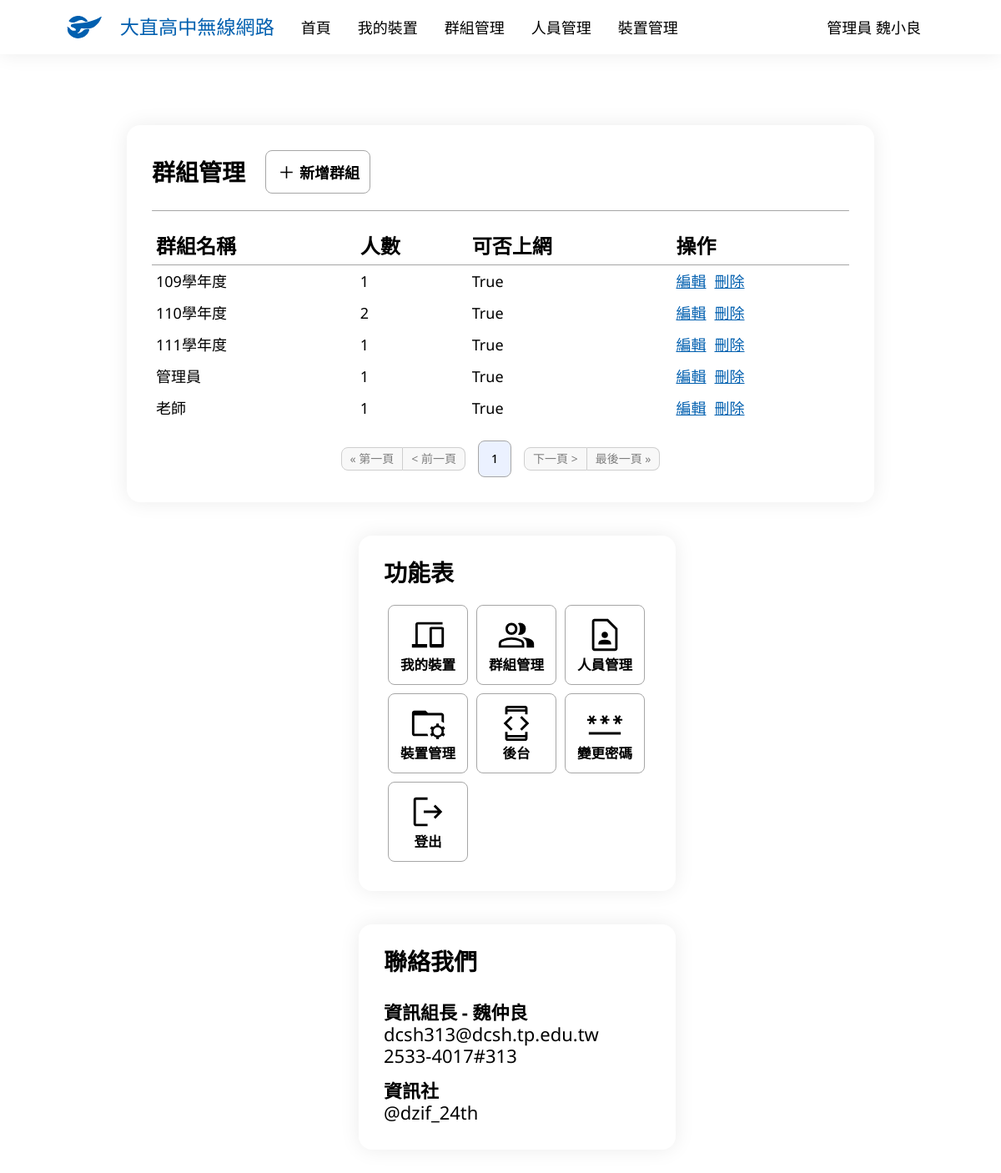
The page /group/ (signed in) on the database as committed earlier.
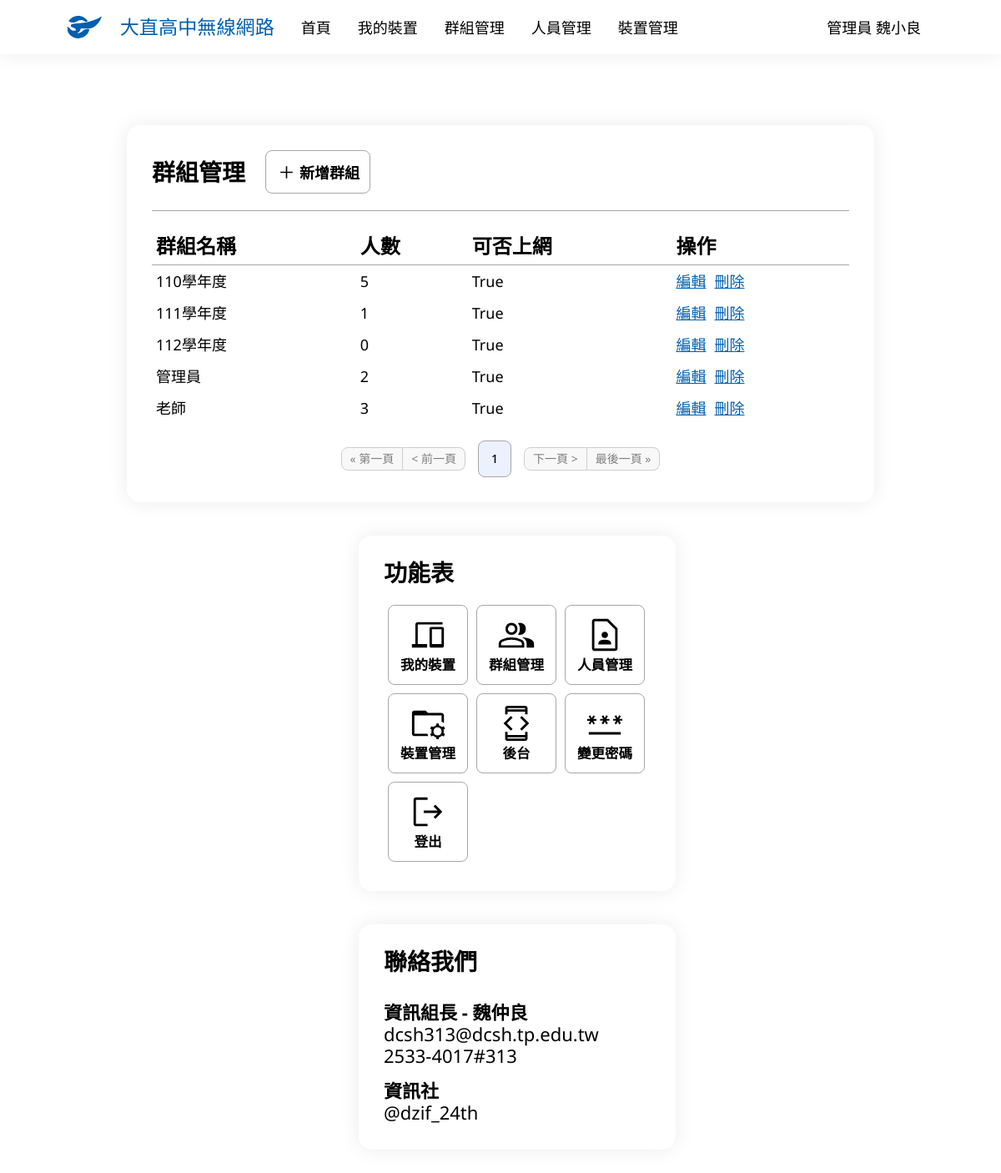
The same page on the database as committed later.
### main/models.py (models this page shows, shortened)
class Group(models.Model):
    Name = models.CharField('群組名稱', max_length=100)
    UserData = models.ManyToManyField(UserInfo, verbose_name="身分")
    Internet = models.BooleanField('可否上網', default=True)
    Note = models.TextField('備註', blank=True, null=True)

### main/views.py (the view)
# urls.py: path('group/', GroupManaging.as_view(), name='group_managing'),
class GroupManaging(PermissionRequiredMixin, LoginRequiredMixin, ListView):
    model = Group
    ordering = ['Name']
    paginate_by = 20
    permission_required = ['main.can_assess', 'main.admin']
    def get_context_data(self, **kwargs):
        context = super().get_context_data(**kwargs)
        if self.request.user.is_authenticated:
            context['now_user'] = UserInfo.objects.get(UserData=self.request.user)
        else:
            context['now_user'] = ''
        return context
    context_object_name = 'groups'
    template_name = 'group_managing.html'

### main/models.py (called while the page is built)
    def __str__(self):
        if self.UserType == 0:
            return f'管理員 {self.Name}'
        elif self.UserType == 1:
            return f'教師 {self.Name}'
        else:
            return f'{self.Grade}{self.Class:02d}{self.SeatNumber:02d} {self.Name}'

### templates/group_managing.html (shortened to what the changed rows need)
{% extends 'base.html' %}
{% block body %}
<div class="container">
    <table>
        <tr>
            <th>群組名稱</th>
            <th>人數</th>
            <th>可否上網</th>
            <th>操作</th>
        </tr>
        {% for group in groups %}
            <tr>
                <td>
                    {{ group.Name }}
                </td>
                <td>
                    {{ group.UserData.all.count }}
                </td>
                <td>
                    {{ group.Internet }}
                </td>
                <td class="function">
                    <a href="{% url 'group_edit' group.id %}">
                        <p class="movement">編輯</p>
                    </a>
                    <a href="{% url 'group_delete' group.id %}">
                        <p class="movement">刪除</p>
                    </a>
                </td>
            </tr>
        {% endfor %}
    </table>
    <div class="pagination">
        {% if 0 < page_obj.number|add:"-2"%}
            {% if page_obj.number|add:"3" <= page_obj.paginator.num_pages %}
                {% for page_cnt in page_obj.paginator %}
                    {% if page_obj.number|add:"-2" <= forloop.counter and forloop.counter < page_obj.number|add:"3" %}
                        {% if page_obj.number == forloop.counter %}
                            <a class="page now" href="?page={{forloop.counter}}">
                                <p>{{ forloop.counter }}</p>
                            </a>
                        {% else %}
                            <a class="page" href="?page={{forloop.counter}}">
                                <p>{{ forloop.counter }}</p>
                            </a>
                        {% endif %}
                    {% endif %}
                {% endfor %}
            {% else %}
                {% for page_cnt in page_obj.paginator %}
                    {% if page_obj.paginator.num_pages|add:"-5" < forloop.counter and forloop.counter <= page_obj.paginator.num_pages %}
                        {% if page_obj.number == forloop.counter %}
                            <a class="page now" href="?page={{forloop.counter}}">
                                <p>{{ forloop.counter }}</p>
                            </a>
                        {% else %}
                            <a class="page" href="?page={{forloop.counter}}">
                                <p>{{ forloop.counter }}</p>
                            </a>
                        {% endif %}
                    {% endif %}
                {% endfor %}
            {% endif %}
        {% else %}
            {% for page_cnt in page_obj.paginator %}
                {% if forloop.counter <= 5 %}
                    {% if page_obj.number == forloop.counter %}
                        <a class="page now" href="?page={{forloop.counter}}">
                            <p>{{ forloop.counter }}</p>
                        </a>
                    {% else %}
                        <a class="page" href="?page={{forloop.counter}}">
                            <p>{{ forloop.counter }}</p>
                        </a>
                    {% endif %}
                {% endif %}
            {% endfor %}
        {% endif %}
    </div>
</div>
{% endblock body %}

Rows that differ between the two databases and show on the page:
removed Group: Name "109學年度", UserData.all.count "1", Internet "True"
computed for Group "110學年度": UserData.all.count "2" → "5"
added Group: Name "112學年度", UserData.all.count "0", Internet "True"
computed for Group "管理員": UserData.all.count "1" → "2"
computed for Group "老師": UserData.all.count "1" → "3"
